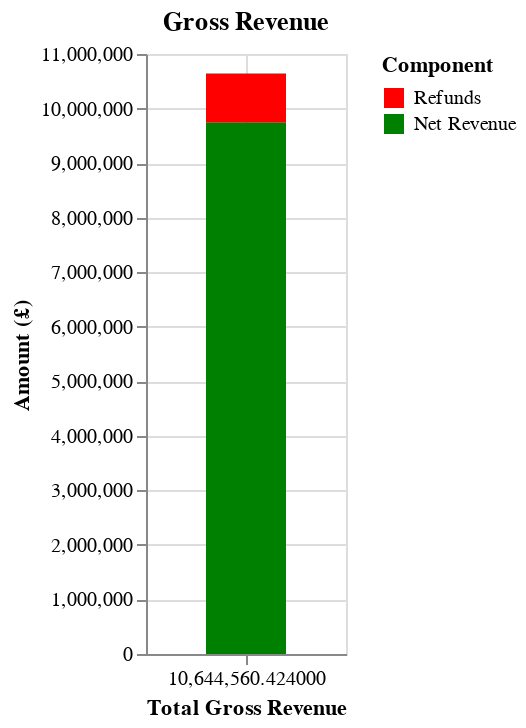

Notebook code cell kept with this figure:
### Code cell
chart = alt.Chart(working_df).mark_bar(size=40).encode(  # Adjust size here
    x=alt.X('Total:Q', title='Total Gross Revenue'),
    y=alt.Y('Value:Q', title='Amount (£)'),
    color=alt.Color('Component:N', scale=alt.Scale(domain=['Refunds', 'Net Revenue'], range=['red', 'green'])),
    order=alt.Order('Component:N', sort='ascending'),  # Ensure correct stacking order,
tooltip=[
    alt.Tooltip('Component:N', title='Category'),
    alt.Tooltip('Value:Q', title='Amount (£)', format=",.2f")  # Format with pound symbol and commas
]
).properties(
    title='Gross Revenue',
    width=100,
    height=300
)

chart

### Figure 1 — Vega specification as saved in the notebook (floating-point values rounded to 4 significant figures)
{"$schema": "https://vega.github.io/schema/vega/v5.json", "data": [{"name": "source_0", "values": [{"Component": "Net Revenue", "Total": 10640000.0, "Value": 9748000.0, "Value_end": 9748000.0, "Value_start": 0.0}, {"Component": "Refunds", "Total": 10640000.0, "Value": 896800.0, "Value_end": 10640000.0, "Value_start": 9748000.0}]}, {"name": "source_0_x_domain_Total", "values": [{"min": 10640000.0, "max": 10640000.0}]}], "marks": [{"type": "rect", "name": "marks", "from": {"data": "source_0"}, "encode": {"update": {"y": {"field": "Value_end", "scale": "y"}, "fill": {"field": "Component", "scale": "color"}, "width": {"value": 40}, "tooltip": {"signal": "{\"Category\": isValid(datum[\"Component\"]) ? datum[\"Component\"] : \"\"+datum[\"Component\"], \"Amount (£)\": format(datum[\"Value\"], \",.2f\")}"}, "y2": {"field": "Value_start", "scale": "y"}, "xc": {"field": "Total", "scale": "x"}}}, "style": ["bar"]}], "scales": [{"name": "x", "type": "linear", "domain": [{"signal": "(data(\"source_0_x_domain_Total\")[0] || {}).min"}, {"signal": "(data(\"source_0_x_domain_Total\")[0] || {}).max"}], "range": [0, {"signal": "width"}], "zero": false, "padding": 5, "nice": true}, {"name": "y", "type": "linear", "domain": {"data": "source_0", "fields": ["Value_start", "Value_end"]}, "range": [{"signal": "height"}, 0], "nice": true, "zero": true}, {"name": "color", "type": "ordinal", "domain": ["Refunds", "Net Revenue"], "range": ["red", "green"]}], "axes": [{"scale": "x", "tickCount": {"signal": "ceil(width/40)"}, "gridScale": "y", "zindex": 0, "orient": "bottom", "domain": false, "aria": false, "grid": true, "labels": false, "maxExtent": 0, "minExtent": 0, "ticks": false}, {"scale": "y", "ticks": false, "zindex": 0, "grid": true, "domain": false, "labels": false, "maxExtent": 0, "orient": "left", "aria": false, "tickCount": {"signal": "ceil(height/40)"}, "minExtent": 0, "gridScale": "x"}, {"scale": "x", "title": "Total Gross Revenue", "labelOverlap": true, "zindex": 0, "labelFlush": true, "orient": "bottom", "grid": false, "tickCount": {"signal": "ceil(width/40)"}}, {"scale": "y", "tickCount": {"signal": "ceil(height/40)"}, "zindex": 0, "title": "Amount (£)", "orient": "left", "labelOverlap": true, "grid": false}], "title": {"text": "Gross Revenue", "frame": "group"}, "style": "cell", "background": "white", "padding": 5, "legends": [{"fill": "color", "symbolType": "square", "title": "Component"}], "height": 300, "width": 100}
